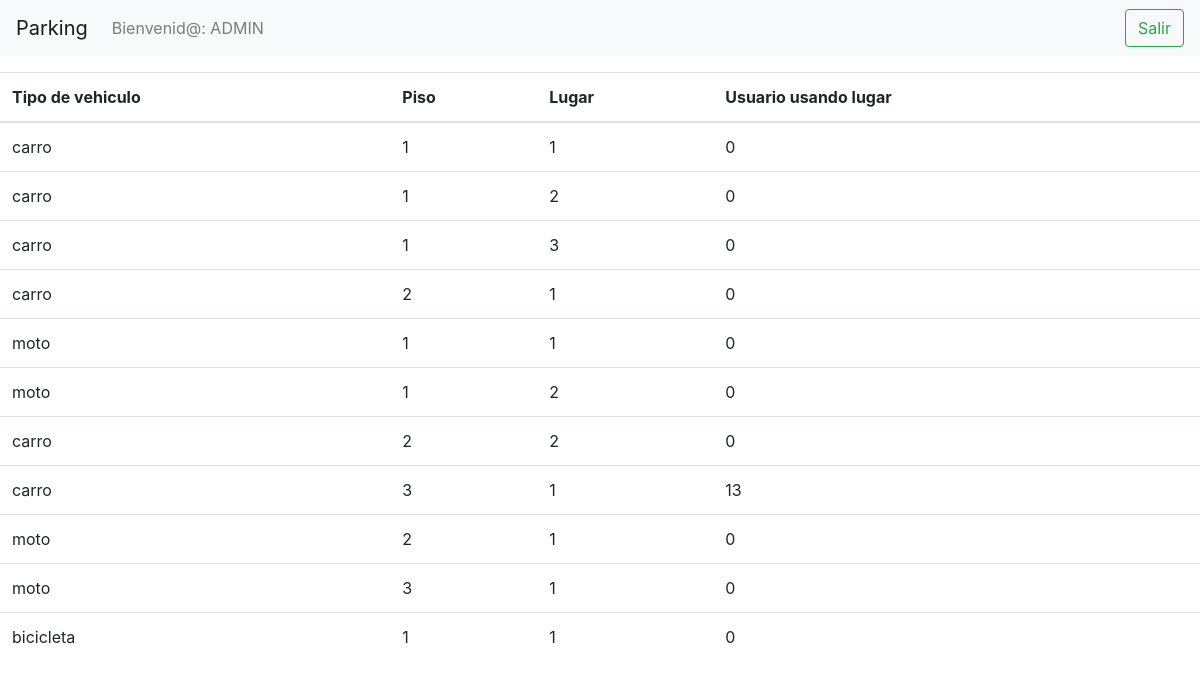
The page /parking/administrador.php (signed in) on the database its author committed.
### tables this page shows
CREATE TABLE IF NOT EXISTS `parqueaderos` (
  `id` int(11) NOT NULL AUTO_INCREMENT,
  `description` varchar(50) DEFAULT NULL,
  `type_vehicle` varchar(50) DEFAULT NULL,
  `piso` int(11) DEFAULT NULL,
  `space` int(11) DEFAULT NULL,
  `location` varchar(50) DEFAULT NULL,
  `user_id` int(11) DEFAULT NULL,
  `id_parking` int(11) DEFAULT '1',
  PRIMARY KEY (`id`)
);

### parking/administrador.php (the view, shortened to what this page needs)
<?php
include_once "conexion.php";
$sentencia = $bd->query("SELECT  p.type_vehicle, p.piso, p.`space`, p.user_id , u.name, u.id
FROM parqueaderos AS p , usuarios AS u WHERE u.id = '".trim($_SESSION['user-id'])." '
and u.parking_id = p.id_parking  ");
$vista = $sentencia->fetchAll(PDO::FETCH_OBJ);
?>
<!DOCTYPE html>
<html lang="en">
<head>
    <link rel="stylesheet" href="https://cdn.jsdelivr.net/npm/bootstrap@4.3.1/dist/css/bootstrap.min.css">
</head>
<body>
<nav class="navbar navbar-expand-lg navbar-light bg-light">
  <a class="navbar-brand" href="#">Parking</a>
  <div class="collapse navbar-collapse" id="navbarSupportedContent">
    <ul class="navbar-nav mr-auto">
        <li class="nav-item">
            <a class="nav-link" href="javascript:void(0)">Bienvenid@: <?= strtoupper($_SESSION['user-name']) ?></a>
        </li>
    </ul>
    <form class="form-inline my-2 my-lg-0" action="access.php" method="POST">
      <button class="btn btn-outline-success my-2 my-sm-0" type="submit">Salir</button>
    </form>
  </div>
</nav>
<table class="table mt-3">
  <thead>
    <tr>
      <th scope="col">Tipo de vehiculo</th>
      <th scope="col">Piso</th>
      <th scope="col">Lugar</th>
      <th scope="col">Usuario usando lugar</th>
    </tr>
  </thead>
  <tbody>
  <?php foreach($vista as $admin): ?>
        <tr>
          <td><?= $admin->type_vehicle ?></td>
          <td><?= $admin->piso ?></td>
          <td><?= $admin->space ?></td>
          <td><?= $admin->user_id  ?></td>
        </tr>
      <?php endforeach; ?>
  </tbody>
</table>
</body>
</html>

### rows shown on the page
parqueaderos: type_vehicle "carro", piso "1", space "1", user "0"
parqueaderos: type_vehicle "carro", piso "1", space "2", user "0"
parqueaderos: type_vehicle "carro", piso "1", space "3", user "0"
parqueaderos: type_vehicle "carro", piso "2", space "1", user "0"
parqueaderos: type_vehicle "moto", piso "1", space "1", user "0"
parqueaderos: type_vehicle "moto", piso "1", space "2", user "0"
parqueaderos: type_vehicle "carro", piso "2", space "2", user "0"
parqueaderos: type_vehicle "carro", piso "3", space "1", user "13"
parqueaderos: type_vehicle "moto", piso "2", space "1", user "0"
parqueaderos: type_vehicle "moto", piso "3", space "1", user "0"
parqueaderos: type_vehicle "bicicleta", piso "1", space "1", user "0"

### other values the page prints
$_SESSION['user-name'] "ADMIN"
